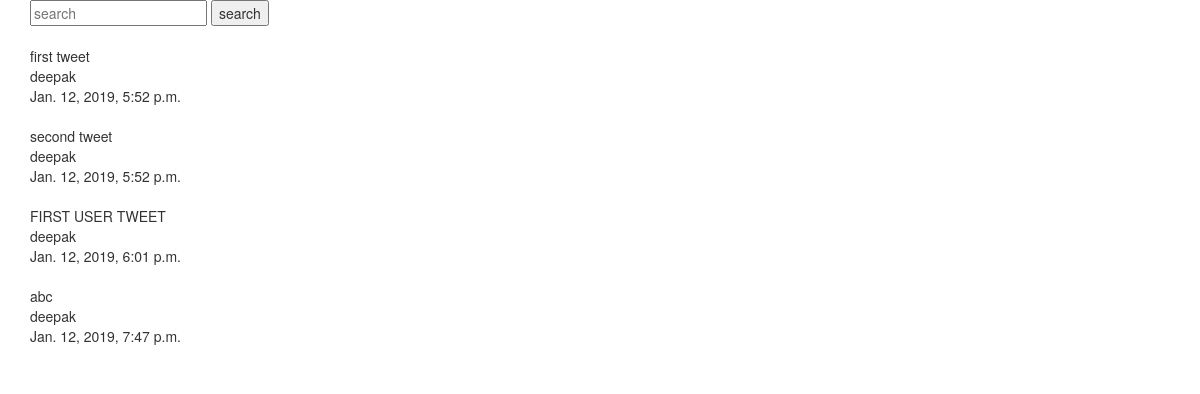
The app's page /tweet/, older data.
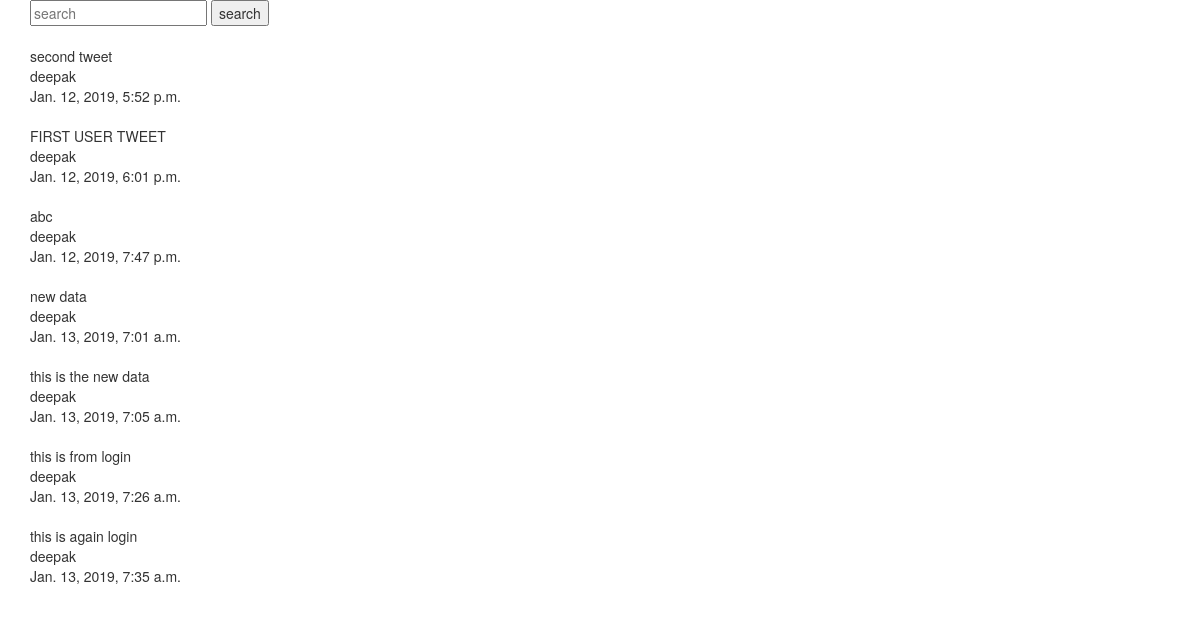
The same page, newer data.
### tweets/models.py (models this page shows, shortened)
class Tweet(models.Model):
    user      = models.ForeignKey(settings.AUTH_USER_MODEL, on_delete=models.CASCADE, default=1)
    content   = models.CharField(max_length=140, validators=[validate_content])
    updated   = models.DateTimeField(auto_now=True)
    timestamp = models.DateTimeField(auto_now_add=True)

### tweets/views.py (the view)
class TweetListView(ListView):
    template_name = 'tweets/list_view.html'
    def get_queryset(self, *args, **kwargs):
        qs = Tweet.objects.all()
        query = self.request.GET.get("q", None)
        if query is not None:
            qs = qs.filter(
                Q(content__icontains=query) |
                Q(user__username__icontains=query))
        return qs

### tweets/templates/tweets/list_view.html (shortened to what this page needs)
{% extends 'base.html' %}
{% block content %}
{% include 'tweets/search_form.html' %}<br>
{% for object in  object_list %}
   {{ object.content }}<br>
   {{ object.user }}<br>
   {{ object.timestamp }}<br><br>
  {% empty %}
  {% if request.GET.q %}
  <p>No Tweets found </p>
  {% else %}
  <p>No Tweets yet</p>
{% endif %}
{% endfor %}
{% endblock content %}

### templates/base.html (shortened to what this page needs)
{% load static %}
<!DOCTYPE html>
<html lang="en">
  <head>
    <link href="{% static 'css/bootstrap.min.css' %}" rel="stylesheet">
  </head>
  <body>
    <div class="container">
      {% block content %}
      {% endblock content %}
    </div>
  </body>
</html>

### tweets/templates/tweets/search_form.html
<form action="{% url 'tweet:list' %}" method="GET">
  <input type="text" name="q" placeholder="search"  value='{{ request.GET.q }}'/>
  <input type="submit" value="search" />
</form>

Row changes from the older to the newer data that the page shows:
removed Tweet: content "first tweet", user "deepak", timestamp "Jan. 12, 2019, 5:52 p.m."
added Tweet: content "new data", user "deepak", timestamp "Jan. 13, 2019, 7:01 a.m."
added Tweet: content "this is the new data", user "deepak", timestamp "Jan. 13, 2019, 7:05 a.m."
added Tweet: content "this is from login", user "deepak", timestamp "Jan. 13, 2019, 7:26 a.m."
added Tweet: content "this is again login", user "deepak", timestamp "Jan. 13, 2019, 7:35 a.m."
